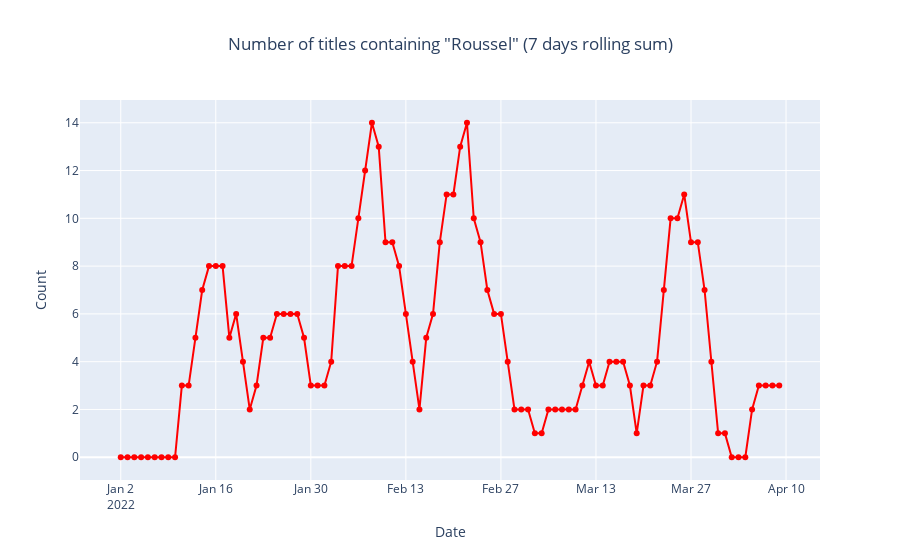

Source (notebook cell):
### Markdown cell above
Focus on Fabien Roussel

### Code cell
# rs_df_01_04.plot(x='date', y='Roussel', title = "Nombre de titres contenant le nom des candidats - Roulement sur 7 jours", markers = True)
import plotly.graph_objects as go
fig = go.Figure()
fig.add_trace(go.Scatter(x=rs_df_01_04['date'], y=rs_df_01_04['Roussel']
                        ,line = dict(color='red', width=2)
                        ,mode='lines+markers'))
fig.update_layout(title_text='Number of titles containing "Roussel" (7 days rolling sum)', title_x=0.5,
                    xaxis_title="Date",
                    yaxis_title="Count")
fig.show()

### Figure 1 — Plotly figure (JSON) as saved in the notebook; plotly's stock layout.template omitted (floating-point values rounded to 4 significant figures)
{"data": [{"line": {"color": "red", "width": 2}, "mode": "lines+markers", "type": "scatter", "x": ["2022-01-02", "2022-01-03", "2022-01-04", "2022-01-05", "2022-01-06", "2022-01-07", "2022-01-08", "2022-01-09", "2022-01-10", "2022-01-11", "2022-01-12", "2022-01-13", "2022-01-14", "2022-01-15", "2022-01-16", "2022-01-17", "2022-01-18", "2022-01-19", "2022-01-20", "2022-01-21", "2022-01-22", "2022-01-23", "2022-01-24", "2022-01-25", "2022-01-26", "2022-01-27", "2022-01-28", "2022-01-29", "2022-01-30", "2022-01-31", "2022-02-01", "2022-02-02", "2022-02-03", "2022-02-04", "2022-02-05", "2022-02-06", "2022-02-07", "2022-02-08", "2022-02-09", "2022-02-10", "2022-02-11", "2022-02-12", "2022-02-13", "2022-02-14", "2022-02-15", "2022-02-16", "2022-02-17", "2022-02-18", "2022-02-19", "2022-02-20", "2022-02-21", "2022-02-22", "2022-02-23", "2022-02-24", "2022-02-25", "2022-02-26", "2022-02-27", "2022-02-28", "2022-03-01", "2022-03-02", "2022-03-03", "2022-03-04", "2022-03-05", "2022-03-06", "2022-03-07", "2022-03-08", "2022-03-09", "2022-03-10", "2022-03-11", "2022-03-12", "2022-03-13", "2022-03-14", "2022-03-15", "2022-03-16", "2022-03-17", "2022-03-18", "2022-03-19", "2022-03-20", "2022-03-21", "2022-03-22", "2022-03-23", "2022-03-24", "2022-03-25", "2022-03-26", "2022-03-27", "2022-03-28", "2022-03-29", "2022-03-30", "2022-03-31", "2022-04-01", "2022-04-02", "2022-04-03", "2022-04-04", "2022-04-05", "2022-04-06", "2022-04-07", "2022-04-08", "2022-04-09"], "y": [0, 0, 0, 0, 0, 0, 0, 0, 0, 3, 3, 5, 7, 8, 8, 8, 5, 6, 4, 2, 3, 5, 5, 6, 6, 6, 6, 5, 3, 3, 3, 4, 8, 8, 8, 10, 12, 14, 13, 9, 9, 8, 6, 4, 2, 5, 6, 9, 11, 11, 13, 14, 10, 9, 7, 6, 6, 4, 2, 2, 2, 1, 1, 2, 2, 2, 2, 2, 3, 4, 3, 3, 4, 4, 4, 3, 1, 3, 3, 4, 7, 10, 10, 11, 9, 9, 7, 4, 1, 1, 0, 0, 0, 2, 3, 3, 3, 3]}], "layout": {"title": {"text": "Number of titles containing \"Roussel\" (7 days rolling sum)", "x": 0.5}, "xaxis": {"title": {"text": "Date"}}, "yaxis": {"title": {"text": "Count"}}}}
